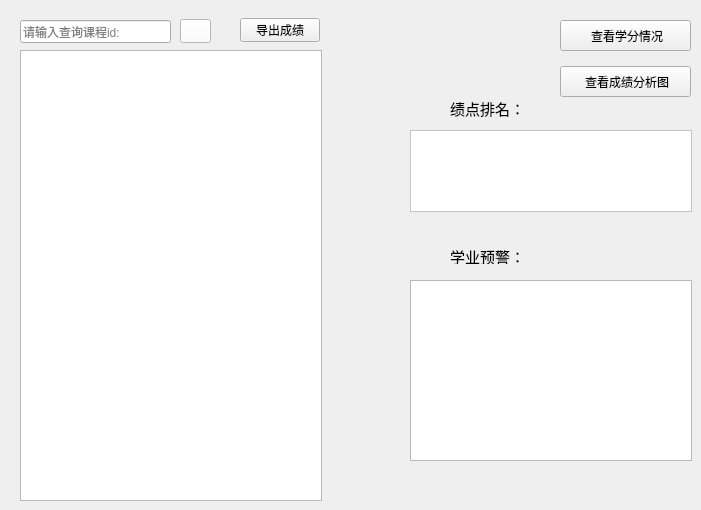
   <widget class="QWidget" name="tab_3">
    <attribute name="title">
     <string>成绩查询</string>
    </attribute>
    <widget class="QTableView" name="scoreReview">
     <property name="geometry">
      <rect>
       <x>20</x>
       <y>50</y>
       <width>302</width>
       <height>451</height>
      </rect>
     </property>
    </widget>
    <widget class="QLineEdit" name="checkLesson">
     <property name="geometry">
      <rect>
       <x>20</x>
       <y>20</y>
       <width>151</width>
       <height>23</height>
      </rect>
     </property>
     <property name="placeholderText">
      <string>请输入查询课程id:</string>
     </property>
    </widget>
    <widget class="QPushButton" name="checkBtn">
     <property name="geometry">
      <rect>
       <x>180</x>
       <y>19</y>
       <width>31</width>
       <height>24</height>
      </rect>
     </property>
     <property name="styleSheet">
      <string notr="true">image: url(:/image/image/search.png);
background-color: rgb(255, 255, 255);</string>
     </property>
     <property name="text">
      <string/>
     </property>
    </widget>
    <widget class="QLabel" name="label_15">
     <property name="geometry">
      <rect>
       <x>450</x>
       <y>248</y>
       <width>81</width>
       <height>16</height>
      </rect>
     </property>
     <property name="font">
      <font>
       <family>楷体</family>
       <pointsize>11</pointsize>
      </font>
     </property>
     <property name="text">
      <string>学业预警：</string>
     </property>
    </widget>
    <widget class="QTableWidget" name="scoreTable">
     <property name="geometry">
      <rect>
       <x>410</x>
       <y>130</y>
       <width>282</width>
       <height>82</height>
      </rect>
     </property>
     <property name="palette">
      <palette>
       <active>
        <colorrole role="WindowText">
         <brush brushstyle="SolidPattern">
          <color alpha="255">
           <red>0</red>
           <green>0</green>
           <blue>0</blue>
          </color>
         </brush>
        </colorrole>
        <colorrole role="Button">
         <brush brushstyle="SolidPattern">
          <color alpha="255">
           <red>255</red>
           <green>255</green>
           <blue>255</blue>
          </color>
         </brush>
        </colorrole>
        <colorrole role="Light">
         <brush brushstyle="SolidPattern">
          <color alpha="255">
           <red>255</red>
           <green>255</green>
           <blue>255</blue>
          </color>
         </brush>
        </colorrole>
        <colorrole role="Midlight">
         <brush brushstyle="SolidPattern">
          <color alpha="255">
           <red>231</red>
           <green>247</green>
           <blue>247</blue>
          </color>
         </brush>
        </colorrole>
        <colorrole role="Dark">
         <brush brushstyle="SolidPattern">
          <color alpha="255">
           <red>104</red>
           <green>119</green>
           <blue>120</blue>
          </color>
         </brush>
        </colorrole>
        <colorrole role="Mid">
         <brush brushstyle="SolidPattern">
          <color alpha="255">
           <red>139</red>
           <green>159</green>
           <blue>160</blue>
          </color>
         </brush>
        </colorrole>
        <colorrole role="Text">
         <brush brushstyle="SolidPattern">
          <color alpha="255">
           <red>0</red>
           <green>0</green>
           <blue>0</blue>
          </color>
         </brush>
        </colorrole>
        <colorrole role="BrightText">
         <brush brushstyle="SolidPattern">
          <color alpha="255">
           <red>255</red>
           <green>255</green>
           <blue>255</blue>
          </color>
         </brush>
        </colorrole>
        <colorrole role="ButtonText">
         <brush brushstyle="SolidPattern">
          <color alpha="255">
           <red>0</red>
           <green>0</green>
           <blue>0</blue>
          </color>
         </brush>
        </colorrole>
        <colorrole role="Base">
         <brush brushstyle="SolidPattern">
          <color alpha="255">
           <red>255</red>
           <green>255</green>
           <blue>255</blue>
          </color>
         </brush>
        </colorrole>
        <colorrole role="Window">
         <brush brushstyle="SolidPattern">
          <color alpha="255">
           <red>255</red>
           <green>255</green>
           <blue>255</blue>
          </color>
         </brush>
        </colorrole>
        <colorrole role="Shadow">
         <brush brushstyle="SolidPattern">
          <color alpha="255">
           <red>0</red>
           <green>0</green>
           <blue>0</blue>
          </color>
         </brush>
        </colorrole>
        <colorrole role="AlternateBase">
         <brush brushstyle="SolidPattern">
          <color alpha="255">
           <red>231</red>
           <green>247</green>
           <blue>247</blue>
          </color>
         </brush>
        </colorrole>
        <colorrole role="ToolTipBase">
         <brush brushstyle="SolidPattern">
          <color alpha="255">
           <red>255</red>
           <green>255</green>
           <blue>220</blue>
          </color>
         </brush>
        </colorrole>
        <colorrole role="ToolTipText">
         <brush brushstyle="SolidPattern">
          <color alpha="255">
           <red>0</red>
           <green>0</green>
           <blue>0</blue>
          </color>
         </brush>
        </colorrole>
        <colorrole role="PlaceholderText">
         <brush brushstyle="SolidPattern">
          <color alpha="127">
           <red>0</red>
           <green>0</green>
           <blue>0</blue>
          </color>
         </brush>
        </colorrole>
       </active>
       <inactive>
        <colorrole role="WindowText">
         <brush brushstyle="SolidPattern">
          <color alpha="255">
           <red>0</red>
           <green>0</green>
           <blue>0</blue>
          </color>
         </brush>
        </colorrole>
        <colorrole role="Button">
         <brush brushstyle="SolidPattern">
          <color alpha="255">
           <red>255</red>
           <green>255</green>
           <blue>255</blue>
          </color>
         </brush>
        </colorrole>
        <colorrole role="Light">
         <brush brushstyle="SolidPattern">
          <color alpha="255">
           <red>255</red>
           <green>255</green>
           <blue>255</blue>
          </color>
         </brush>
        </colorrole>
        <colorrole role="Midlight">
         <brush brushstyle="SolidPattern">
          <color alpha="255">
           <red>231</red>
           <green>247</green>
           <blue>247</blue>
          </color>
         </brush>
        </colorrole>
        <colorrole role="Dark">
         <brush brushstyle="SolidPattern">
          <color alpha="255">
           <red>104</red>
           <green>119</green>
           <blue>120</blue>
          </color>
         </brush>
        </colorrole>
        <colorrole role="Mid">
         <brush brushstyle="SolidPattern">
          <color alpha="255">
           <red>139</red>
           <green>159</green>
           <blue>160</blue>
          </color>
         </brush>
        </colorrole>
        <colorrole role="Text">
         <brush brushstyle="SolidPattern">
          <color alpha="255">
           <red>0</red>
           <green>0</green>
           <blue>0</blue>
          </color>
         </brush>
        </colorrole>
        <colorrole role="BrightText">
         <brush brushstyle="SolidPattern">
          <color alpha="255">
           <red>255</red>
           <green>255</green>
           <blue>255</blue>
          </color>
         </brush>
        </colorrole>
        <colorrole role="ButtonText">
         <brush brushstyle="SolidPattern">
          <color alpha="255">
           <red>0</red>
           <green>0</green>
           <blue>0</blue>
          </color>
         </brush>
        </colorrole>
        <colorrole role="Base">
         <brush brushstyle="SolidPattern">
          <color alpha="255">
           <red>255</red>
           <green>255</green>
           <blue>255</blue>
          </color>
         </brush>
        </colorrole>
        <colorrole role="Window">
         <brush brushstyle="SolidPattern">
          <color alpha="255">
           <red>255</red>
           <green>255</green>
           <blue>255</blue>
          </color>
         </brush>
        </colorrole>
        <colorrole role="Shadow">
         <brush brushstyle="SolidPattern">
          <color alpha="255">
           <red>0</red>
           <green>0</green>
           <blue>0</blue>
          </color>
         </brush>
        </colorrole>
        <colorrole role="AlternateBase">
         <brush brushstyle="SolidPattern">
          <color alpha="255">
           <red>231</red>
           <green>247</green>
           <blue>247</blue>
          </color>
         </brush>
        </colorrole>
        <colorrole role="ToolTipBase">
         <brush brushstyle="SolidPattern">
          <color alpha="255">
           <red>255</red>
           <green>255</green>
           <blue>220</blue>
          </color>
         </brush>
        </colorrole>
        <colorrole role="ToolTipText">
         <brush brushstyle="SolidPattern">
          <color alpha="255">
           <red>0</red>
           <green>0</green>
           <blue>0</blue>
          </color>
         </brush>
        </colorrole>
        <colorrole role="PlaceholderText">
         <brush brushstyle="SolidPattern">
          <color alpha="127">
           <red>0</red>
           <green>0</green>
           <blue>0</blue>
          </color>
         </brush>
        </colorrole>
       </inactive>
       <disabled>
        <colorrole role="WindowText">
         <brush brushstyle="SolidPattern">
          <color alpha="255">
           <red>104</red>
           <green>119</green>
           <blue>120</blue>
          </color>
         </brush>
        </colorrole>
        <colorrole role="Button">
         <brush brushstyle="SolidPattern">
          <color alpha="255">
           <red>255</red>
           <green>255</green>
           <blue>255</blue>
          </color>
         </brush>
        </colorrole>
        <colorrole role="Light">
         <brush brushstyle="SolidPattern">
          <color alpha="255">
           <red>255</red>
           <green>255</green>
           <blue>255</blue>
          </color>
         </brush>
        </colorrole>
        <colorrole role="Midlight">
         <brush brushstyle="SolidPattern">
          <color alpha="255">
           <red>231</red>
           <green>247</green>
           <blue>247</blue>
          </color>
         </brush>
        </colorrole>
        <colorrole role="Dark">
         <brush brushstyle="SolidPattern">
          <color alpha="255">
           <red>104</red>
           <green>119</green>
           <blue>120</blue>
          </color>
         </brush>
        </colorrole>
        <colorrole role="Mid">
         <brush brushstyle="SolidPattern">
          <color alpha="255">
           <red>139</red>
           <green>159</green>
           <blue>160</blue>
          </color>
         </brush>
        </colorrole>
        <colorrole role="Text">
         <brush brushstyle="SolidPattern">
          <color alpha="255">
           <red>104</red>
           <green>119</green>
           <blue>120</blue>
          </color>
         </brush>
        </colorrole>
        <colorrole role="BrightText">
         <brush brushstyle="SolidPattern">
          <color alpha="255">
           <red>255</red>
           <green>255</green>
           <blue>255</blue>
          </color>
         </brush>
        </colorrole>
        <colorrole role="ButtonText">
         <brush brushstyle="SolidPattern">
          <color alpha="255">
           <red>104</red>
           <green>119</green>
           <blue>120</blue>
          </color>
         </brush>
        </colorrole>
        <colorrole role="Base">
         <brush brushstyle="SolidPattern">
          <color alpha="255">
           <red>255</red>
           <green>255</green>
           <blue>255</blue>
          </color>
         </brush>
        </colorrole>
        <colorrole role="Window">
         <brush brushstyle="SolidPattern">
          <color alpha="255">
           <red>255</red>
           <green>255</green>
           <blue>255</blue>
          </color>
         </brush>
        </colorrole>
        <colorrole role="Shadow">
         <brush brushstyle="SolidPattern">
          <color alpha="255">
           <red>0</red>
           <green>0</green>
           <blue>0</blue>
          </color>
         </brush>
        </colorrole>
        <colorrole role="AlternateBase">
         <brush brushstyle="SolidPattern">
          <color alpha="255">
           <red>208</red>
           <green>239</green>
           <blue>240</blue>
          </color>
         </brush>
        </colorrole>
        <colorrole role="ToolTipBase">
         <brush brushstyle="SolidPattern">
          <color alpha="255">
           <red>255</red>
           <green>255</green>
           <blue>220</blue>
          </color>
         </brush>
        </colorrole>
        <colorrole role="ToolTipText">
         <brush brushstyle="SolidPattern">
          <color alpha="255">
           <red>0</red>
           <green>0</green>
           <blue>0</blue>
          </color>
         </brush>
        </colorrole>
        <colorrole role="PlaceholderText">
         <brush brushstyle="SolidPattern">
          <color alpha="127">
           <red>104</red>
           <green>119</green>
           <blue>120</blue>
          </color>
         </brush>
        </colorrole>
       </disabled>
      </palette>
     </property>
     <property name="font">
      <font>
       <family>楷体</family>
       <pointsize>11</pointsize>
      </font>
     </property>
     <property name="frameShadow">
      <enum>QFrame::Sunken</enum>
     </property>
    </widget>
    <widget class="QTableWidget" name="scoreWarning">
     <property name="geometry">
      <rect>
       <x>410</x>
       <y>280</y>
       <width>282</width>
       <height>181</height>
      </rect>
     </property>
     <property name="font">
      <font>
       <family>楷体</family>
       <pointsize>10</pointsize>
      </font>
     </property>
    </widget>
    <widget class="QPushButton" name="checkPic">
     <property name="geometry">
      <rect>
       <x>560</x>
       <y>66</y>
       <width>131</width>
       <height>31</height>
      </rect>
     </property>
     <property name="text">
      <string> 查看成绩分析图</string>
     </property>
    </widget>
    <widget class="QLabel" name="label_7">
     <property name="geometry">
      <rect>
       <x>450</x>
       <y>98</y>
       <width>71</width>
       <height>20</height>
      </rect>
     </property>
     <property name="font">
      <font>
       <family>楷体</family>
       <pointsize>11</pointsize>
      </font>
     </property>
     <property name="text">
      <string>绩点排名：</string>
     </property>
    </widget>
    <widget class="QPushButton" name="checkFinish">
     <property name="geometry">
      <rect>
       <x>560</x>
       <y>20</y>
       <width>131</width>
       <height>31</height>
      </rect>
     </property>
     <property name="text">
      <string> 查看学分情况</string>
     </property>
    </widget>
    <widget class="QLabel" name="rank">
     <property name="geometry">
      <rect>
       <x>410</x>
       <y>88</y>
       <width>35</width>
       <height>35</height>
      </rect>
     </property>
     <property name="text">
      <string/>
     </property>
    </widget>
    <widget class="QLabel" name="warn">
     <property name="geometry">
      <rect>
       <x>410</x>
       <y>238</y>
       <width>35</width>
       <height>35</height>
      </rect>
     </property>
     <property name="text">
      <string/>
     </property>
    </widget>
    <widget class="QPushButton" name="exportScore">
     <property name="geometry">
      <rect>
       <x>240</x>
       <y>18</y>
       <width>80</width>
       <height>24</height>
      </rect>
     </property>
     <property name="text">
      <string>导出成绩</string>
     </property>
    </widget>
   </widget>
